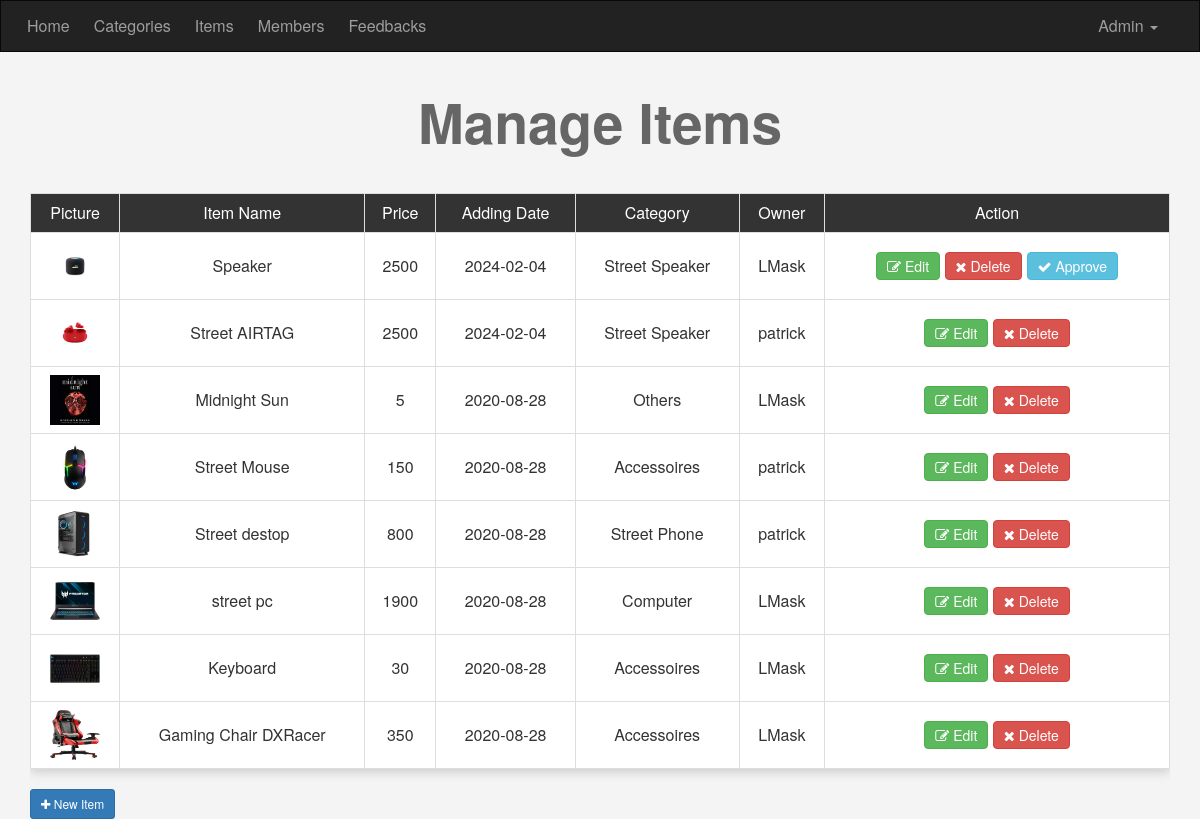
Screenshot of /admin/items.php (signed in) with the database file from the repository.
### tables this page shows
CREATE TABLE `items` (
  `Item_ID` int(11) NOT NULL,
  `Name` varchar(255) NOT NULL,
  `Description` text NOT NULL,
  `Price` varchar(255) NOT NULL,
  `Add_Date` date NOT NULL,
  `Country_Made` varchar(255) NOT NULL,
  `Status` varchar(255) NOT NULL,
  `Rating` smallint(6) NOT NULL,
  `Approve` tinyint(4) NOT NULL DEFAULT 0,
  `Cat_ID` int(11) NOT NULL,
  `Member_ID` int(11) NOT NULL,
  `picture` varchar(255) NOT NULL,
  `contact` varchar(255) NOT NULL
);

CREATE TABLE `categories` (
  `ID` int(11) NOT NULL,
  `Name` varchar(255) NOT NULL,
  `Description` text NOT NULL,
  `parent` int(11) NOT NULL,
  `Ordering` int(11) DEFAULT NULL,
  `Visibility` tinyint(4) NOT NULL DEFAULT 0,
  `Allow_Comment` tinyint(4) NOT NULL DEFAULT 0,
  `Allow_Ads` tinyint(4) NOT NULL DEFAULT 0
);

CREATE TABLE `users` (
  `UserID` int(11) NOT NULL COMMENT 'To Identify User',
  `Username` varchar(255) NOT NULL COMMENT 'Username To Login',
  `Password` varchar(255) NOT NULL COMMENT 'Password To Login',
  `Email` varchar(255) NOT NULL,
  `FullName` varchar(255) NOT NULL,
  `GroupID` int(11) NOT NULL DEFAULT 0 COMMENT 'Identify User Group',
  `TrustStatus` int(11) NOT NULL DEFAULT 0 COMMENT 'Seller Rank',
  `RegStatus` int(11) NOT NULL DEFAULT 0 COMMENT 'User Approval',
  `Date` date NOT NULL,
  `avatar` varchar(255) NOT NULL
);

### admin/items.php (the view, shortened to what this page needs)
<?php
	if (isset($_SESSION['Username'])) {
		include 'init.php';
		$do = isset($_GET['do']) ? $_GET['do'] : 'Manage';
		if ($do == 'Manage') {
			$stmt = $con->prepare("SELECT
										items.*,
										categories.Name AS category_name,
										users.Username
									FROM
										items
									INNER JOIN
										categories
									ON
										categories.ID = items.Cat_ID
									INNER JOIN
										users
									ON
										users.UserID = items.Member_ID
									ORDER BY
										Item_ID DESC");
			$stmt->execute();
			$items = $stmt->fetchAll();
			if (! empty($items)) {
			?>
			<h1 class="text-center">Manage Items</h1>
			<div class="container">
				<div class="table-responsive">
					<table class="main-table manage-members text-center table table-bordered">
						<tr>
							<td>Picture</td>
							<td>Item Name</td>
							<td>Price</td>
							<td>Adding Date</td>
							<td>Category</td>
							<td>Owner</td>
							<td>Action</td>
						</tr>
						<?php
							foreach($items as $item) {
								echo "<tr>";
									echo "<td>";
									if (empty($item['picture'])) {
										echo "<img src='uploads/default.png' alt='' />";
									} else {
										echo "<img src='uploads/items/" . $item['picture'] . "' alt='' />";
									}
									echo "</td>";
									echo "<td>" . $item['Name'] . "</td>";
									echo "<td>" . $item['Price'] . "</td>";
									echo "<td>" . $item['Add_Date'] ."</td>";
									echo "<td>" . $item['category_name'] ."</td>";
									echo "<td>" . $item['Username'] ."</td>";
									echo "<td>
										<a href='items.php?do=Edit&itemid=" . $item['Item_ID'] . "' class='btn btn-success'><i class='fa fa-edit'></i> Edit</a>
										<a href='items.php?do=Delete&itemid=" . $item['Item_ID'] . "' class='btn btn-danger confirm'><i class='fa fa-close'></i> Delete </a>";
										if ($item['Approve'] == 0) {
											echo "<a
													href='items.php?do=Approve&itemid=" . $item['Item_ID'] . "'
													class='btn btn-info activate'>
													<i class='fa fa-check'></i> Approve</a>";
										}
									echo "</td>";
								echo "</tr>";
							}
						?>
					</table>
				</div>
				<a href="items.php?do=Add" class="btn btn-sm btn-primary">
					<i class="fa fa-plus"></i> New Item
				</a>
			</div>
			<?php } ?>
			<?php
		}
		include $tpl . 'footer.php';
	} else {
		header('Location: index.php');
		exit();
	}
?>

### admin/layout/css/backend.css (style rules this page uses)
body { background-color: #F4F4F4; font-size: 16px; height: 800px; }
h1 { font-size: 55px; margin: 40px 0; font-weight: bold; color: #666; }
.manage-members img { width: 50px; height: 50px; }
.main-table { -webkit-box-shadow: 0 3px 10px #CCC; -moz-box-shadow: 0 3px 10px #CCC; box-shadow: 0 3px 10px #CCC; }
.main-table td { background-color: #FFF; vertical-align: middle !important; }
.main-table tr:first-child td { background-color: #333; color: #FFF; }
.main-table .btn { padding: 3px 10px; }
.activate { margin-left: 5px; }

### rows the page displays
items: picture (picture), Name "Speaker", Price "2500", Add_Date "2024-02-04", Cat_ID.Name "Street Speaker", Member_ID.Username "LMask"
items: picture (picture), Name "Street AIRTAG", Price "2500", Add_Date "2024-02-04", Cat_ID.Name "Street Speaker", Member_ID.Username "patrick"
items: picture (picture), Name "Midnight Sun", Price "5", Add_Date "2020-08-28", Cat_ID.Name "Others", Member_ID.Username "LMask"
items: picture (picture), Name "Street Mouse", Price "150", Add_Date "2020-08-28", Cat_ID.Name "Accessoires", Member_ID.Username "patrick"
items: picture (picture), Name "Street destop", Price "800", Add_Date "2020-08-28", Cat_ID.Name "Street Phone", Member_ID.Username "patrick"
items: picture (picture), Name "street pc", Price "1900", Add_Date "2020-08-28", Cat_ID.Name "Computer", Member_ID.Username "LMask"
items: picture (picture), Name "Keyboard", Price "30", Add_Date "2020-08-28", Cat_ID.Name "Accessoires", Member_ID.Username "LMask"
items: picture (picture), Name "Gaming Chair DXRacer", Price "350", Add_Date "2020-08-28", Cat_ID.Name "Accessoires", Member_ID.Username "LMask"

### other values shown
lang('HOME_ADMIN') "Home"
lang('CATEGORIES') "Categories"
lang('ITEMS') "Items"
lang('MEMBERS') "Members"
lang('FEEDBACKS') "Feedbacks"
